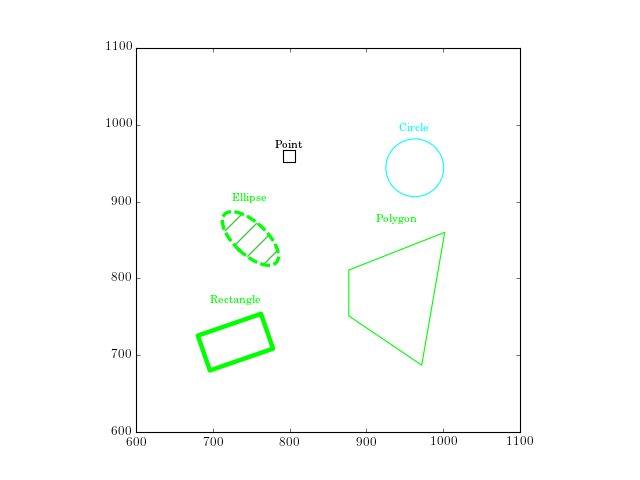

Write Python code to recreate this figure.
import math

import matplotlib.pyplot as plt

import pyregion

reg_name = "test04_img.reg"

ax = plt.subplot(111)
ax.set_xlim(600, 1100)
ax.set_ylim(600, 1100)
ax.set_aspect(1)

r = pyregion.open(reg_name)

patch_list, text_list = r.get_mpl_patches_texts()
for p in patch_list:
    ax.add_patch(p)
for t in text_list:
    ax.add_artist(t)

plt.draw()
plt.show()
